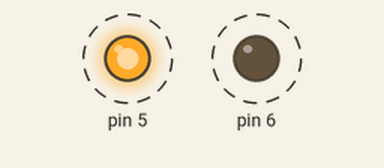
The sketch below on a simulated Arduino Uno, built with avr-gcc and run on an emulated ATmega328P. Shown: output pins drawn as LEDs (lit = HIGH). Dashed ring = blinking.

Above: at 0.5 s.
Timing chart, 0 to 4.6 s (numbered marks = the images above):
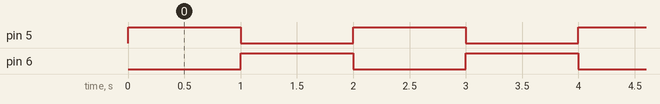

Measured:
- by itself, pin 5, pin 6: alternates HIGH for 1.0 s and LOW for 1.0 s

The sketch:

ex.ino
```cpp
void setup() {
  // put your setup code here, to run once:
 pinMode(5, OUTPUT);
 pinMode(6, OUTPUT);
}

void loop() {
  // put your main code here, to run repeatedly:
digitalWrite(5, HIGH);
digitalWrite(6, LOW);
  delay(1000);
  digitalWrite(5, LOW);
  digitalWrite(6, HIGH);
  delay(1000);
}
```
